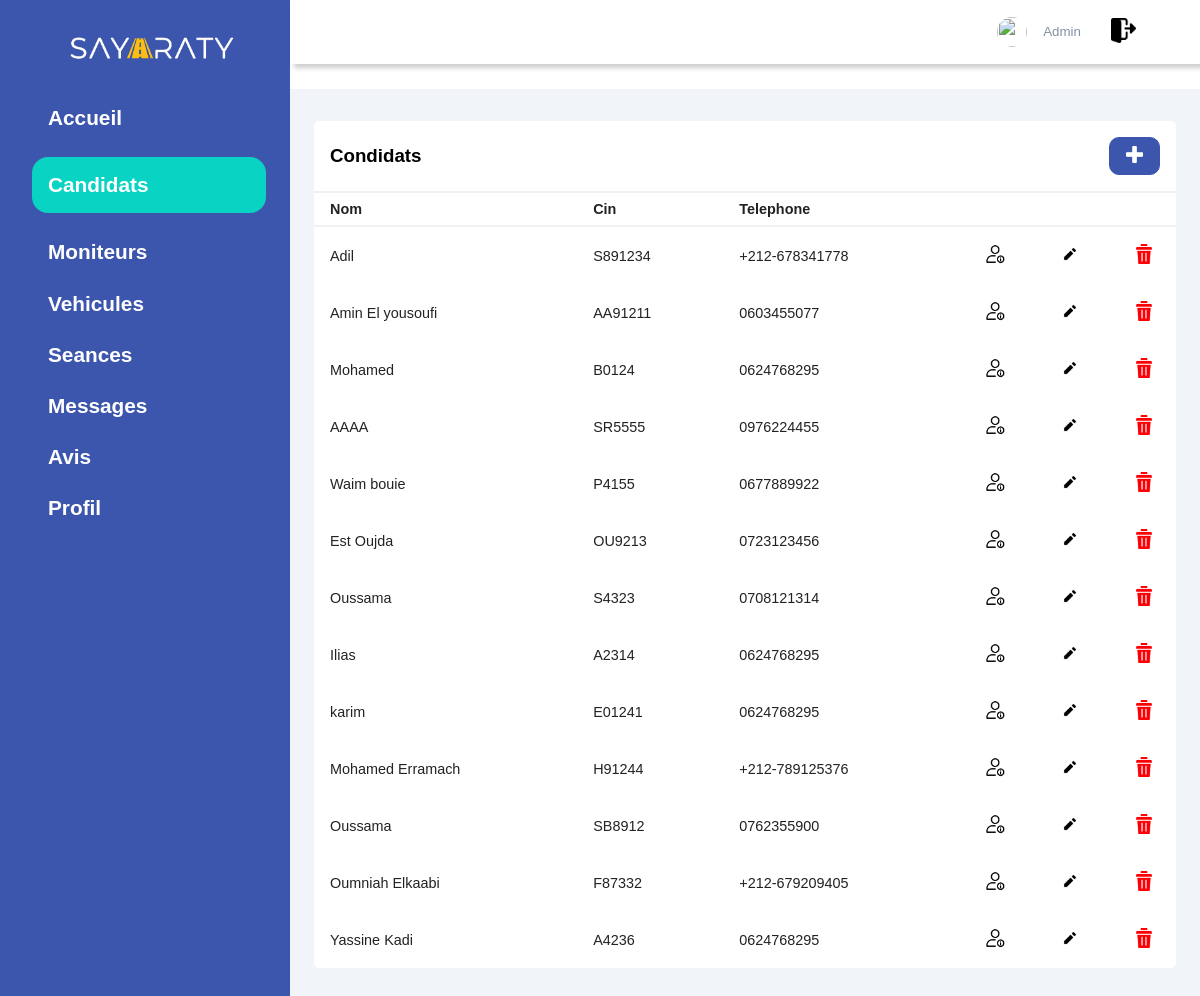
The app's page /Administrateur/Pages/candidat.php with its own data.
### tables this page shows
CREATE TABLE `candidat` (
  `Login_candidat` varchar(30) NOT NULL,
  `Password` varchar(200) DEFAULT NULL,
  `Nom` varchar(30) DEFAULT NULL,
  `Email_candidat` varchar(30) DEFAULT NULL,
  `Sexe_candidat` varchar(6) DEFAULT NULL,
  `Num_telephone` varchar(15) DEFAULT NULL,
  `Num_CIN_candidat` varchar(10) DEFAULT NULL,
  `Date_de_naissance` date DEFAULT NULL,
  `Date_d_inscription` date DEFAULT NULL,
  `Prix_payer` double DEFAULT NULL,
  `Nb_heures` int(11) DEFAULT NULL,
  `Statut` tinyint(1) DEFAULT NULL,
  `PHOTO` varchar(100) DEFAULT NULL,
  `Adresse` varchar(100) DEFAULT NULL
);

### Administrateur/Pages/candidat.php (the view, shortened to what this page needs)
<!DOCTYPE html>
<!doctype html>
<html>
   <head>
       <link rel="stylesheet" href="https://cdn-uicons.flaticon.com/uicons-bold-rounded/css/uicons-bold-rounded.css">
       <link rel="stylesheet" href="../styles/Style_condidat.css">
   </head>
   <body class="flex-container" class="flex-item">
   <?PHP
   require("../../PHP/Connexion_BD.php");
$query = "SELECT * FROM administrateur WHERE Login_admin='".$_SESSION["login"]."'";
$ligne = mysqli_fetch_row(mysqli_query($connect,$query));
   echo '  <div class="sidebar">
            <div class="brand">
            <a href="../"><img src="../image/SAYARATY_LOGO.png"><a>
            </div>
            <div class="menu">
                <ul>
                   <li>
                    <a href="../index.php" ><span class="dash">Accueil</span></a>
                   </li>
                   <li>
                    <a href="#" class="active"><span class="condidats">Candidats</span></a>
                   </li>
                   <li>
                    <a  href="moniteur.php"><span class="moniteur">  Moniteurs </span></a>
                   </li>
                   <li>
                    <a href="vehicule.php"><span class="voitures">Vehicules</span></a>
                   </li>
                   <li>
                   <a href="Seance.php" ><span class="">Seances</span></a></li>
                    <li>
                    <a href="message.php"><span class="">Messages</span></a>
                   </li>
                   <li>
                   <a href="Avis.php"><span class="">Avis</span></a>
                  </li>
                  <li>
                   <a href="profile.php"><span class="">Profil</span></a>
                  </li>
                </ul>
            </div>
      </div>
      <div class="main_cont">
        <header>
             <h2 >
                <label for="">
                    <span  class="hello"></span>
                </label>
             </h2>
             <div class="condidat">
                <img id="hi" src="'.$ligne[6].'" onclick="toggle" width="30px" height="30px"  alt="">
                <div >
                    <h4 id="Menu">'.$_SESSION["login"].'</h4>
                    <small>Admin</small></a>
                </div>
                <a href="../../PHP/Deconnexion.php">
             <img id="hiii" src="../image/loging out.png" width="25px" height="25px">
             </a>
             </div>
        </header>
        <main>
        <div class="recent">
                <div class="project">
                   <div class="card2">
                      <div class="card_h">
                         <h3> Condidats </h3>
                         <button><a id="nn" href="../ajout/ajout _cand.php" ><img src="../image/plus.png"  width="17px" height="17px" ></a> </button>
                      </div>
                      <div class="card_body">
                        <div class="table_res">
                            <table width="100%">
                                <thead>
                                   <tr>
                                      <td> Nom </td>
                                      <td> Cin </td>
                                      <td> Telephone</td>
                                      <td> </td>
                                   </tr>
                                </thead>  ';
                                $requete = mysqli_query( $connect, "SELECT * FROM candidat");
                                while($row = mysqli_fetch_assoc($requete)){
                                           $nom=$row['Nom'];
                                           $cin=$row['Num_CIN_candidat'];
                                           $tel=$row['Num_telephone'];
                                        echo ' <tbody>
                                         <tr>
                                             <td>'.$nom.'</td>
                                             <td>'.$cin.'</td>
                                             <td>'.$tel.'</td>
                                             <td> <button id="aaa" value="supp"><a title="Voir plus"  href="../afficher/affiche_candidat.php?dis='.$row['Login_candidat'].'"><image class="image_delete" src="../image/user1.png" ></a></buttom></td>
                                             <td> <button id="aaa" value="Modifier"><a title"="Modifier"  href="../Modifier/modif_cand.php?up='.$row['Login_candidat'].'"><image class="image_delete" src="../image/crayon.png" ></a></button></td>
                                              <td> <button id="aaa" value="Supprimer"><a title"="Supprimer" onclick=\' javascript: return confirm("Êtes-vous sûr de vouloir supprimer?")\' href="../supp/supp_condidat.php?deleteif='.$row['Login_candidat'].'"><image class="image_delete" src="../image/delete.png" ></a></buttom></td>
                                         </tr>' ;
                                     }
 echo'                               </tbody>
                              </table>
                        </div>
                      </div>
                   </div>
                </div>
                <div class="custmer">
                </div>
            </div>
        </main>
      </div>
   </body>
</html>   ';
?>

### Administrateur/styles/Style_condidat.css (style rules this page uses)
* { padding: 0; margin: 0; box-sizing: border-box; list-style-type: none ; text-decoration: none; font-family: 'Poppins', sans-serif; }
.image_delete { width:20px; }
#hiii { margin-right: 1rem; cursor: pointer; margin-left: 30px; border-radius: 0%; }
#aaa { background:#ffffff; border-radius:10px ; color:#fff; font-size: .8rem; padding: 0.5rem 1rem ; margin-right: -40px; border: 1px solid #ffffff; }
#hi { margin-right: 1rem; border-radius: 50%; cursor: pointer; margin-left: 30px; }
.sidebar { width: 290px; position: fixed; left: 0; top: 0; height:100%; background: #3D56AD; z-index: 100; }
.brand img { width:200px; margin-left:20px; }
.brand { height: 90px; padding: 1rem 0rem 1rem 2rem; color: #fff; }
.active { background: rgb(9, 211, 194); padding-top:1rem ; padding-bottom: 1rem; color:#3D56AD; border-radius: 1rem; margin-right: 1.5rem; }
.menu li { width: 100%; margin-bottom: 1.7rem; padding-left: 2rem; }
.menu a span:first-child { font-size: 1.3rem; padding-right: 1rem; }
.menu { margin-top: 1rem; }
.menu a { padding-left: 1rem; display: block; color: rgb(255, 255, 255); font-size: 1.1rem; font-family: 'Courier New', Courier, monospace; font-weight: bold; }
.main_cont { margin-left: 290px; }
header { display: flex; background: #fff; justify-content: space-between; padding: 1rem 3rem; box-shadow: 4px 4px 5px rgba(0,0,0,0.2); position: fixed; left: 290px; width: calc(100% - 290px); top: 0; z-index: 100; }
header h2 { color :#555; }
header label span { font-size: 1.7rem; padding-right: 1rem; }
.condidat { display: flex; align-items: center; }
.condidat img { border-radius: 50%; margin-right: 1rem; }
.condidat small { display: inline-block; color :#8390A2; }
main { margin-top: 89px; padding: 2rem 1.5rem; background: #f1f5f9; min-height: calc(100vh - 90px); }
.dash { display: grid; grid-template-columns: repeat(4,1fr ); grid-gap: 2rem ; margin-top: 1rem; }
.recent { display: grid; grid-gap:2rem ; margin-top: 0.0rem; }
.card2 { background: #fff; border-radius: 5px; }
.card_h { padding: 1rem; }
.card_h { display:flex; justify-content: space-between; align-items: center; border-bottom: 1px solid #f0f0f0 ; }
.card_h button { background:#3D56AD; border-radius:10px ; color:#fff; font-size: .8rem; padding: 0.5rem 1rem ; border: 1px solid #3D56AD; }
table { border-collapse: collapse; }
thead tr { border-top: 1px solid #f0f0f0; border-bottom: 2px solid #f0f0f0; }
thead td { font-weight: 700; }
td { padding: .5rem 1rem; font-size: .9rem; color:#222; }
tr td:last-child { display: flex; align-items: center; }
.table_res { width: 100%; overflow-x: auto; }
*, *::after, *::before { box-sizing: border-box; }

### records on screen
candidat: Nom "Adil", Num_CIN_candidat "S891234", Num_telephone "+212-678341778"
candidat: Nom "Amin El yousoufi", Num_CIN_candidat "AA91211", Num_telephone "0603455077"
candidat: Nom "Mohamed", Num_CIN_candidat "B0124", Num_telephone "0624768295"
candidat: Nom "AAAA", Num_CIN_candidat "SR5555", Num_telephone "0976224455"
candidat: Nom "Waim bouie", Num_CIN_candidat "P4155", Num_telephone "0677889922"
candidat: Nom "Est Oujda", Num_CIN_candidat "OU9213", Num_telephone "0723123456"
candidat: Nom "Oussama", Num_CIN_candidat "S4323", Num_telephone "0708121314"
candidat: Nom "Ilias", Num_CIN_candidat "A2314", Num_telephone "0624768295"
candidat: Nom "karim", Num_CIN_candidat "E01241", Num_telephone "0624768295"
candidat: Nom "Mohamed Erramach", Num_CIN_candidat "H91244", Num_telephone "+212-789125376"
candidat: Nom "Oussama", Num_CIN_candidat "SB8912", Num_telephone "0762355900"
candidat: Nom "Oumniah Elkaabi", Num_CIN_candidat "F87332", Num_telephone "+212-679209405"
candidat: Nom "Yassine Kadi", Num_CIN_candidat "A4236", Num_telephone "0624768295"
